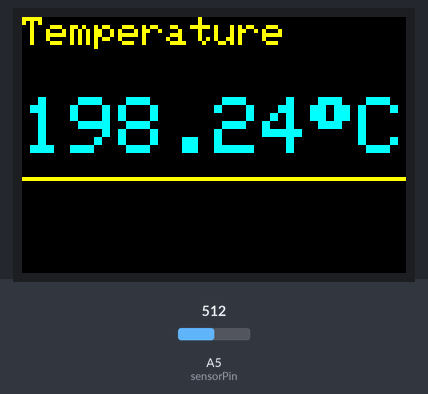
Bench run of a sketch on a simulated Arduino Uno, built with avr-gcc and run on an emulated ATmega328P. Shown: 96×64 colour display. The inputs (shaded band) are chosen by the test bench; at power-on: A5 (sensorPin) = 512. What the sketch prints to the serial monitor is not drawn.

Above: at 1.3 s.
1.4 s: A5 (sensorPin) set to 716
At 3.4 s:
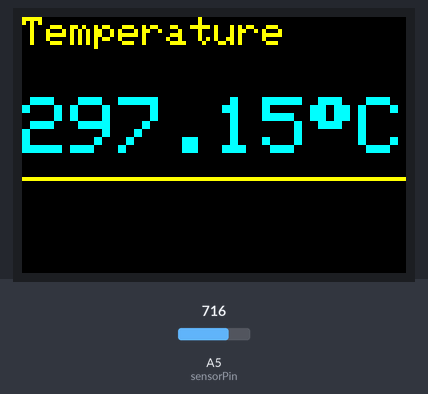
3.7 s: A5 (sensorPin) set to 900
At 5.5 s:
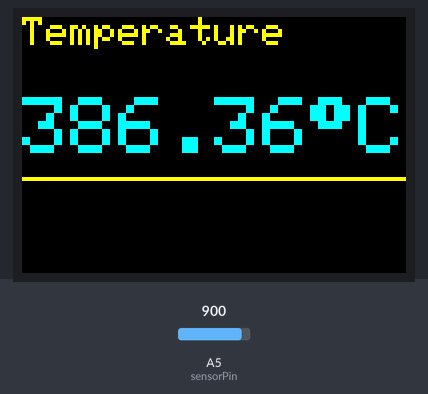
5.8 s: A5 (sensorPin) set to 1023
At 6.6 s:
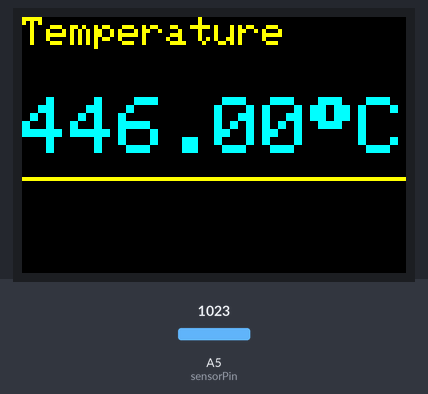
Timing chart, 0 to 8.8 s (numbered marks = the images above; inputs shaded):
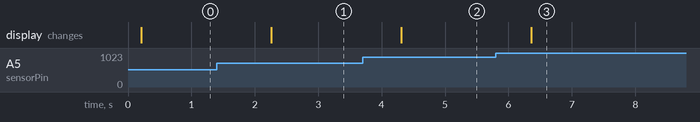

Measured:
- after the input at 1.4 s, the display: changes after 0.86 s (image 1)
- after the input at 3.7 s, the display: changes after 0.61 s (image 2)
- after the input at 5.8 s, the display: changes after 0.56 s (image 3)

The sketch:

ssd1331.ino
```cpp
#include <Adafruit_GFX.h>
#include <Adafruit_SSD1331.h>
#include <SPI.h>

#define	BLACK     0x0000
#define	BLUE      0x001F
#define	RED       0xF800
#define	GREEN     0x07E0
#define CYAN      0x07FF
#define MAGENTA   0xF81F
#define YELLOW    0xFFE0
#define WHITE     0xFFFF

#define cs  10
#define rst 9
#define dc  8
Adafruit_SSD1331 display = Adafruit_SSD1331(&SPI, cs, dc, rst);

int sensorPin = A5;
float currentTemp;

void setup(void) {
  Serial.begin(9600);
  display.begin();
  display.fillScreen(BLACK);
  displayText(0, 0, 1, "Temperature", YELLOW);
  display.drawLine(0, 40, 96, 40, YELLOW);
}

void loop() {
  float degC = averageTemp();
  if (degC != currentTemp){
    currentTemp = degC;
    updateDisplay(degC);
  }

  delay(2000);
}

void updateDisplay(float degC) {
  String tempText = String(degC);
  tempText.concat(char(247));
  tempText.concat("C");
  display.fillRect(0,20,200, 20, BLACK);
  displayText(0, 20, 2, tempText, CYAN);
}

void displayText(int x, int y, int size, String text, int color) {
  display.setCursor(x, y);
  display.setTextColor(color);
  display.setTextSize(size);
  display.print(text);
}

float averageTemp() {
  float sum = 0.0;
  for(int i = 0; i < 5; i++) {
    sum += getDegC();
  }
  float result = sum / 5.0;

  return result;
}

float getDegC() {
  int sensorValue = analogRead(sensorPin);
  float mV = sensorValue / 1023.0 * 4.96 * 1000;
  Serial.print(mV);
  Serial.print("mV ");

  float degC = (mV - 500) / 10;
  Serial.print(degC);
  Serial.println("degC");

  return degC;
}
```
